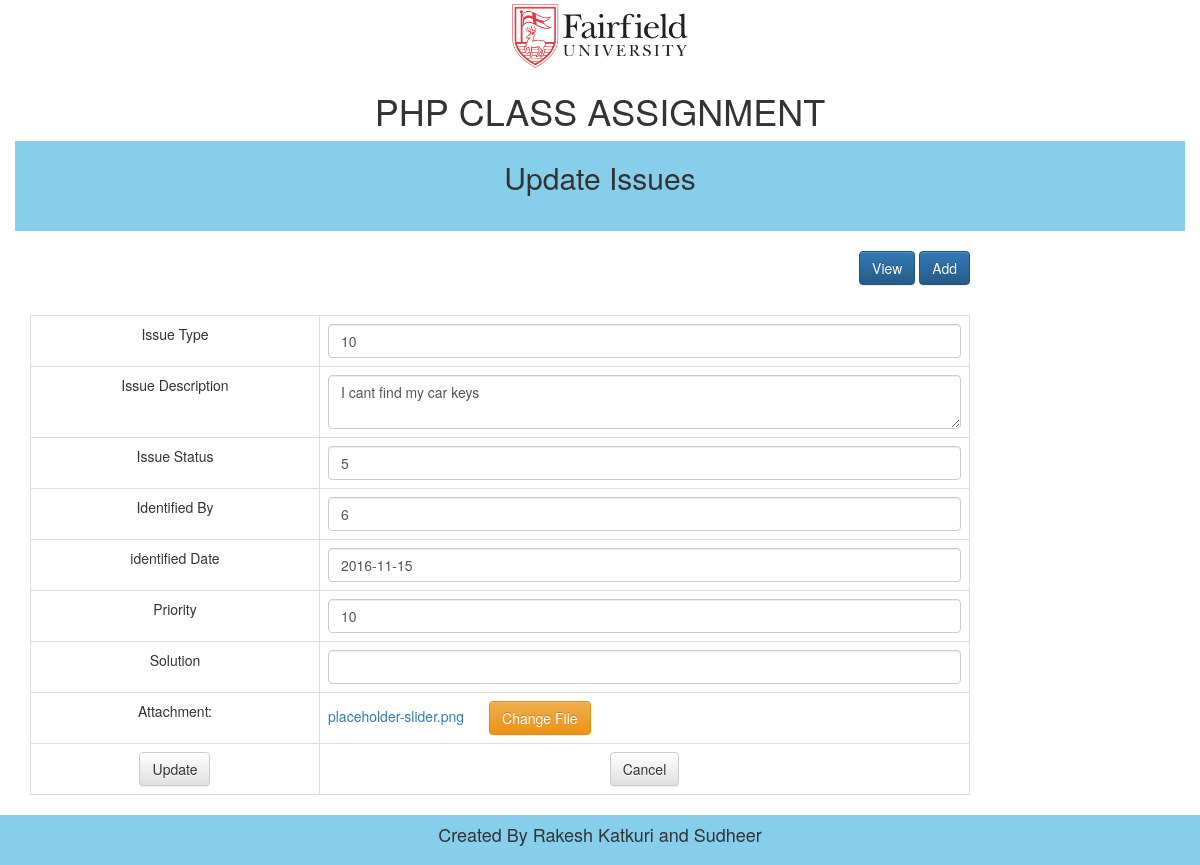
/edit.php?id=5, run on the app's committed database.
### tables this page shows
CREATE TABLE `issues` (
  `id` int(11) NOT NULL AUTO_INCREMENT,
  `issue_type` int(11) NOT NULL,
  `issue_description` varchar(4000) NOT NULL,
  `issue_status` int(11) NOT NULL,
  `identified_by` varchar(64) NOT NULL,
  `identified_date` date NOT NULL,
  `priority` varchar(16) NOT NULL,
  `solution` varchar(4000) NOT NULL,
  `filename` varchar(255) DEFAULT NULL,
  `created_on` datetime NOT NULL DEFAULT CURRENT_TIMESTAMP,
  `created_by` int(11) NOT NULL,
  `modified_on` datetime DEFAULT CURRENT_TIMESTAMP,
  `modified_by` int(11) DEFAULT NULL,
  PRIMARY KEY (`id`)
);

### edit.php (the view, shortened to what this page needs)
<?php
	require_once('connectivity.php');
	$attributes = "";
		$id =$_GET['id'];
		$q = "SELECT * FROM issues where id='$id' ";
		$result=mysqli_query($mysqli, $q);
		while($row=mysqli_fetch_array($result))
		{
			$issuetype= $row['issue_type'];
			$issuedescription = $row['issue_description'];
			$issuestatus= $row['issue_status'];
			$identifiedby =$row['identified_by'];
			$identifieddate = $row['identified_date'];
			$priority = $row['priority'];
			$solution =$row['solution'];
			$filename = $row['filename'];
			$file = explode('/', $filename);
			$attachment = empty($filename) ? "" : "<a href='" . $filename . "' target='_blank'>" . array_pop($file) . "</a>";
		}
?>
<!DOCTYPE html>
<html lang="en">
  <head>
<link rel="stylesheet" href="https://maxcdn.bootstrapcdn.com/bootstrap/3.3.7/css/bootstrap.min.css">
<link rel="stylesheet" href="https://maxcdn.bootstrapcdn.com/bootstrap/3.3.7/css/bootstrap-theme.min.css">
  </head>
  <body>
    <div class="col-xs-12" style="text-align:center" >
	  <b><img src="Fairfield_University.svg.png"  height ='70px'/>
		<h1> PHP CLASS ASSIGNMENT</h1>
	  </b>
	  <div class="col-sm-12" style="height:90px;background-color:skyblue">
		<h2>Update Issues</h2>
		</div>
	  </div>
	  <div class="col-xs-10" style="text-align:center;">
	  <br />
		  <div class="col-xs-12" style="text-align:right;">
			<a href="add-edit.php"><button type="button" class="btn btn-primary" id="add">View</button> </a>
			 <a href="add.html"><button type="button" class="btn btn-primary" id="add">Add</button> </a>
		  </div>
		  <div class="col-xs-12" style="height:30px;"></div>
		  <div class="col-xs-12">
		  	<form id="formid" method="post" action="editcontrol.php" enctype="multipart/form-data">
		  	<table class="table table-bordered">
  <tr class="info">
	<tr><td> Issue Type</td> <td> <input type="text" name="issuetype" class="form-control" value="<?php echo $issuetype; ?>" id="form-control2" <?php echo $attributes ?> /> </td>  </tr>
	<tr><td>Issue Description</td> <td> <textarea class="form-control" name="issuedescription" value="<?php echo $issuedescription; ?>" id="form-control3"><?php echo $issuedescription; ?></textarea> </td>  </tr>
	<tr><td> Issue Status</td> <td> <input type="text" name="issuestatus" class="form-control" value="<?php echo $issuestatus; ?>" id="form-control4">  </td>  </tr>
		<tr><td> Identified By</td>
				<td> <input type="text" name="identifiedby" class="form-control" value="<?php echo $identifiedby; ?>" id="form-control5"> </td></tr>
				<tr><td>identified Date</td> <td><input type="text" name="identifieddate" class="form-control" value="<?php echo $identifieddate; ?>" id="form-control6"> </td></tr>
	  <tr><td>Priority</td> <td> <input type="text" name="priority" class="form-control" value="<?php echo $priority; ?>" id="form-control7">  </td>  </tr>
	  <tr><td>Solution</td> <td> <input type="text" name="solution" class="form-control" value="<?php echo $solution; ?>" id="form-control8">  </td>  </tr>
	  <tr><td>Attachment:</td><td align="left"><?php echo $attachment; ?><div id="btnChangeFile" class="btn btn-warning" style="margin-left:25px;" onclick="ShowFileControl();">Change File</div></td></tr>
	  <tr><td><button type="submit" class="btn btn-default" onclick="onSubmit();">Update</button></td> <td> <button type="reset" class="btn btn-default">Cancel</button> </td></tr>
		</table>
				</form>
		  </div>
	  </div>
	<div class="col-sm-12" style="height:50px;background-color:skyblue;text-align:center;">
		<h4>Created By Rakesh Katkuri and Sudheer </h4>
	</div>
  </body>
</html>

### data on the page
issues: issuetype "10", issuedescription "I cant find my car keys", issuestatus "5", identifiedby "6", identifieddate "2016-11-15", priority "10"

### other printed values
array_pop($file) "placeholder-slider.png"
